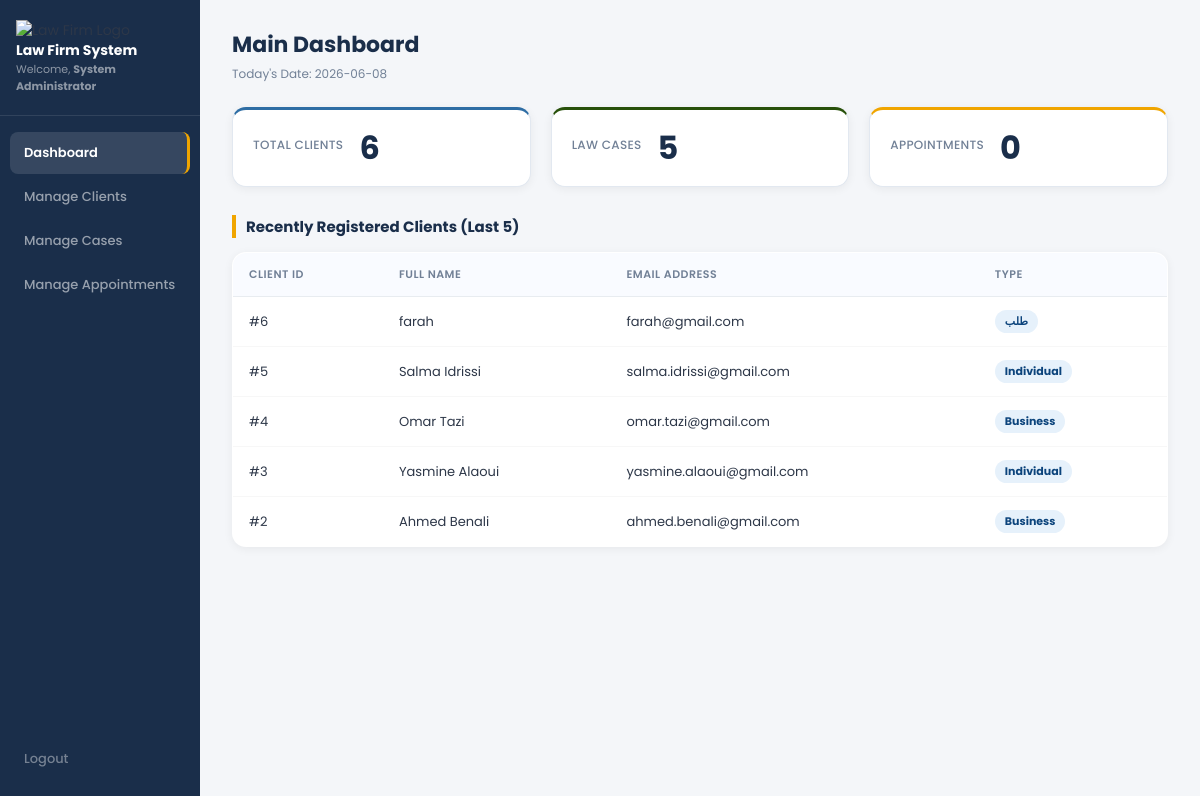
Screenshot of /maquette/law_firm/dashboard.php (signed in) with the database file from the repository.
### tables this page shows
CREATE TABLE `clients` (
  `id_client` int(11) NOT NULL,
  `fullname` varchar(100) DEFAULT NULL,
  `phone` varchar(20) DEFAULT NULL,
  `email` varchar(100) DEFAULT NULL,
  `id_card` varchar(50) DEFAULT NULL,
  `type` varchar(50) DEFAULT NULL
);

### maquette/law_firm/dashboard.php (the view, shortened to what this page needs)
<?php
require_once 'db.php';
$recent_clients = [];
$total_clients = 0;
$total_cases = 0;
$total_appointments = 0;
try {
    $stmt_clients = $db->query("SELECT COUNT(*) FROM clients");
    $total_clients = $stmt_clients->fetchColumn();
    $stmt_cases = $db->query("SELECT COUNT(*) FROM cases");
    $total_cases = $stmt_cases->fetchColumn();
    $stmt_appointments = $db->query("SELECT COUNT(*) FROM appointments");
    $total_appointments = $stmt_appointments->fetchColumn();
    $stmt_recent = $db->query("SELECT id_client, fullname, email, type FROM clients ORDER BY id_client DESC LIMIT 5");
    $recent_clients = $stmt_recent->fetchAll(PDO::FETCH_ASSOC);
} catch (PDOException $e) {
    $error_msg = "Error fetching dashboard stats: " . $e->getMessage();
}
?>
<!DOCTYPE html>
<html lang="en" dir="ltr">
<head>
    <link rel="stylesheet" href="style.css">
</head>
<body class="dashboard-body">
    <header class="main-header">
        <div class="logo-area">
           <img src="img/white.png" alt="Law Firm Logo" class="site-logo">
            <h2>Law Firm System</h2>
            <p>Welcome, <strong><?php echo htmlspecialchars($_SESSION['user_name']); ?></strong></p>
        </div>
        <nav class="main-nav">
            <ul>
                <li><a href="dashboard.php" class="nav-link active">Dashboard</a></li>
                <li><a href="clients.php" class="nav-link">Manage Clients</a></li>
                <li><a href="casas.php" class="nav-link">Manage Cases</a></li>
                <li><a href="appointment.php" class="nav-link">Manage Appointments</a></li>
                <li><a href="logout.php" class="nav-link logout-link">Logout</a></li>
            </ul>
        </nav>
    </header>
    <main class="content-container">
        <h1 class="page-title">Main Dashboard</h1>
        <p class="current-date">Today's Date: <?php echo date('Y-m-d'); ?></p>
        <div class="stats-grid">
            <div class="stat-card card-clients">
                <h3>Total Clients</h3>
                <span class="stat-number"><?php echo $total_clients; ?></span>
            </div>
            <div class="stat-card card-cases">
                <h3>Law Cases</h3>
                <span class="stat-number"><?php echo $total_cases; ?></span>
            </div>
            <div class="stat-card card-appointments">
                <h3>Appointments</h3>
                <span class="stat-number"><?php echo $total_appointments; ?></span>
            </div>
        </div>
        <div class="table-section">
            <h2 class="section-title">Recently Registered Clients (Last 5)</h2>
            <table class="data-table">
                <thead>
                    <tr>
                        <th>Client ID</th>
                        <th>Full Name</th>
                        <th>Email Address</th>
                        <th>Type</th>
                    </tr>
                </thead>
                <tbody>
                    <?php if (count($recent_clients) > 0): ?>
                        <?php foreach ($recent_clients as $client): ?>
                            <tr>
                                <td>#<?php echo htmlspecialchars($client['id_client']); ?></td>
                                <td><?php echo htmlspecialchars($client['fullname']); ?></td>
                                <td><?php echo htmlspecialchars($client['email']); ?></td>
                                <td><span class="badge badge-type"><?php echo htmlspecialchars($client['type']); ?></span></td>
                            </tr>
                        <?php endforeach; ?>
                    <?php else: ?>
                        <tr>
                            <td colspan="4" class="no-data">No clients found in the database yet.</td>
                        </tr>
                    <?php endif; ?>
                </tbody>
            </table>
        </div>
    </main>
</body>
</html>

### maquette/law_firm/style.css (style rules this page uses)
* { margin: 0; padding: 0; box-sizing: border-box; }
body { font-family: 'Poppins', Arial, sans-serif; background: #f4f6f9; color: #2d3748; font-size: 14px; }
.dashboard-body { display: flex; min-height: 100vh; background: #f4f6f9; }
.main-header { width: 200px; background: #1a2e4a; display: flex; flex-direction: column; position: fixed; height: 100vh; top: 0; left: 0; z-index: 100; padding: 0; }
.logo-area { padding: 20px 16px; border-bottom: 1px solid rgba(255, 255, 255, 0.1); margin-bottom: 8px; }
.logo-area h2 { color: #ffffff; font-size: 14px; font-weight: 700; line-height: 1.3; }
.logo-area p { color: rgba(255, 255, 255, 0.5); font-size: 11px; margin-top: 2px; }
.main-nav { flex: 1; padding: 8px 10px; }
.main-nav ul { list-style: none; display: flex; flex-direction: column; gap: 2px; }
.nav-link { display: block; padding: 11px 14px; color: rgba(255, 255, 255, 0.55); text-decoration: none; font-size: 13px; font-weight: 500; border-radius: 8px; transition: all 0.2s; }
.nav-link.active { background: rgba(255, 255, 255, 0.12); color: #ffffff; font-weight: 600; border-right: 3px solid #f0a500; }
.logout-link { margin-top: auto; color: rgba(255, 255, 255, 0.4) !important; }
.main-header nav ul li:last-child { margin-top: auto; position: absolute; bottom: 20px; left: 10px; right: 10px; }
.content-container { margin-left: 200px; flex: 1; padding: 28px 32px; min-height: 100vh; }
.page-title { font-size: 22px; font-weight: 700; color: #1a2e4a; margin-bottom: 4px; }
.current-date { font-size: 12px; color: #718096; margin-bottom: 24px; }
.stats-grid { display: grid; grid-template-columns: repeat(auto-fit, minmax(200px, 1fr)); gap: 20px; margin-bottom: 28px; }
.stat-card { background: #ffffff; border-radius: 14px; padding: 22px 20px; display: flex; align-items: center; gap: 16px; box-shadow: 0 2px 10px rgba(0, 0, 0, 0.06); border: 0.5px solid #e2e8f0; transition: transform 0.2s; }
.stat-card h3 { font-size: 12px; font-weight: 500; color: #718096; margin-bottom: 6px; text-transform: uppercase; letter-spacing: 0.3px; }
.stat-number { font-size: 32px; font-weight: 700; color: #1a2e4a; line-height: 1; }
.card-clients { border-top: 3px solid #2e6da4; }
.card-cases { border-top: 3px solid #27500a; }
.card-appointments { border-top: 3px solid #f0a500; }
.card-header h2, .section-title { font-size: 15px; font-weight: 700; color: #1a2e4a; border-left: 4px solid #f0a500; padding-left: 10px; }
.data-table, table.data-table { width: 100%; border-collapse: collapse; font-size: 13px; background: #ffffff; border-radius: 14px; overflow: hidden; box-shadow: 0 2px 10px rgba(0, 0, 0, 0.06); border: 0.5px solid #e2e8f0; }
.data-table thead tr { background: #f9fbff; }
.data-table th { padding: 13px 16px; text-align: left; font-weight: 600; color: #718096; font-size: 11px; text-transform: uppercase; letter-spacing: 0.5px; border-bottom: 1px solid #e8ecf0; }
.data-table td { padding: 13px 16px; border-bottom: 1px solid #f7f7f7; color: #2d3748; }
.data-table tbody tr:last-child td { border-bottom: none; }
.badge { display: inline-block; padding: 3px 10px; border-radius: 20px; font-size: 11px; font-weight: 700; }
.badge-type, .status-individual, .badge-individual { background: #e6f1fb; color: #0c447c; }
.table-section { margin-top: 28px; }
.table-section .section-title { font-size: 15px; font-weight: 700; color: #1a2e4a; margin-bottom: 14px; border-left: 4px solid #f0a500; padding-left: 10px; }

### rows the page displays
clients: id_client "6", fullname "farah", email "farah@gmail.com", type "طلب"
clients: id_client "5", fullname "Salma Idrissi", email "salma.idrissi@gmail.com", type "Individual"
clients: id_client "4", fullname "Omar Tazi", email "omar.tazi@gmail.com", type "Business"
clients: id_client "3", fullname "Yasmine Alaoui", email "yasmine.alaoui@gmail.com", type "Individual"
clients: id_client "2", fullname "Ahmed Benali", email "ahmed.benali@gmail.com", type "Business"

### other values shown
$_SESSION['user_name'] "System Administrator"
$total_clients "6"
$total_cases "5"
$total_appointments "0"
